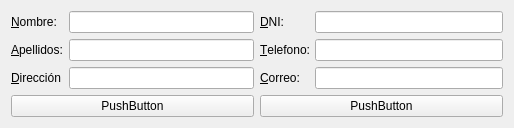
<?xml version="1.0" encoding="UTF-8"?>
<ui version="4.0">
 <class>Form</class>
 <widget class="QWidget" name="Form">
  <property name="geometry">
   <rect>
    <x>0</x>
    <y>0</y>
    <width>514</width>
    <height>128</height>
   </rect>
  </property>
  <property name="windowTitle">
   <string>Form</string>
  </property>
  <layout class="QVBoxLayout" name="verticalLayout">
   <item>
    <layout class="QGridLayout" name="gridLayout">
     <item row="0" column="0">
      <layout class="QFormLayout" name="formLayout">
       <item row="0" column="0">
        <widget class="QLabel" name="label">
         <property name="text">
          <string>&amp;Nombre: </string>
         </property>
         <property name="buddy">
          <cstring>lineEdit</cstring>
         </property>
        </widget>
       </item>
       <item row="0" column="1">
        <widget class="QLineEdit" name="lineEdit"/>
       </item>
       <item row="1" column="0">
        <widget class="QLabel" name="label_2">
         <property name="text">
          <string>&amp;Apellidos:</string>
         </property>
         <property name="buddy">
          <cstring>lineEdit_2</cstring>
         </property>
        </widget>
       </item>
       <item row="1" column="1">
        <widget class="QLineEdit" name="lineEdit_2"/>
       </item>
       <item row="2" column="0">
        <widget class="QLabel" name="label_3">
         <property name="text">
          <string>&amp;Dirección</string>
         </property>
         <property name="buddy">
          <cstring>lineEdit_3</cstring>
         </property>
        </widget>
       </item>
       <item row="2" column="1">
        <widget class="QLineEdit" name="lineEdit_3"/>
       </item>
      </layout>
     </item>
     <item row="0" column="1">
      <layout class="QFormLayout" name="formLayout_2">
       <item row="0" column="0">
        <widget class="QLabel" name="label_5">
         <property name="text">
          <string>&amp;DNI:</string>
         </property>
         <property name="buddy">
          <cstring>lineEdit_6</cstring>
         </property>
        </widget>
       </item>
       <item row="0" column="1">
        <widget class="QLineEdit" name="lineEdit_6"/>
       </item>
       <item row="1" column="0">
        <widget class="QLabel" name="label_6">
         <property name="text">
          <string>&amp;Telefono:</string>
         </property>
         <property name="buddy">
          <cstring>lineEdit_4</cstring>
         </property>
        </widget>
       </item>
       <item row="1" column="1">
        <widget class="QLineEdit" name="lineEdit_4"/>
       </item>
       <item row="2" column="0">
        <widget class="QLabel" name="label_4">
         <property name="text">
          <string>&amp;Correo:</string>
         </property>
         <property name="buddy">
          <cstring>lineEdit_5</cstring>
         </property>
        </widget>
       </item>
       <item row="2" column="1">
        <widget class="QLineEdit" name="lineEdit_5"/>
       </item>
      </layout>
     </item>
     <item row="1" column="0">
      <widget class="QPushButton" name="pushButton">
       <property name="text">
        <string>PushButton</string>
       </property>
      </widget>
     </item>
     <item row="1" column="1">
      <widget class="QPushButton" name="pushButton_2">
       <property name="text">
        <string>PushButton</string>
       </property>
      </widget>
     </item>
    </layout>
   </item>
  </layout>
 </widget>
 <tabstops>
  <tabstop>lineEdit</tabstop>
  <tabstop>lineEdit_6</tabstop>
  <tabstop>lineEdit_2</tabstop>
  <tabstop>lineEdit_4</tabstop>
  <tabstop>lineEdit_3</tabstop>
  <tabstop>lineEdit_5</tabstop>
  <tabstop>pushButton</tabstop>
  <tabstop>pushButton_2</tabstop>
 </tabstops>
 <resources/>
 <connections/>
</ui>
